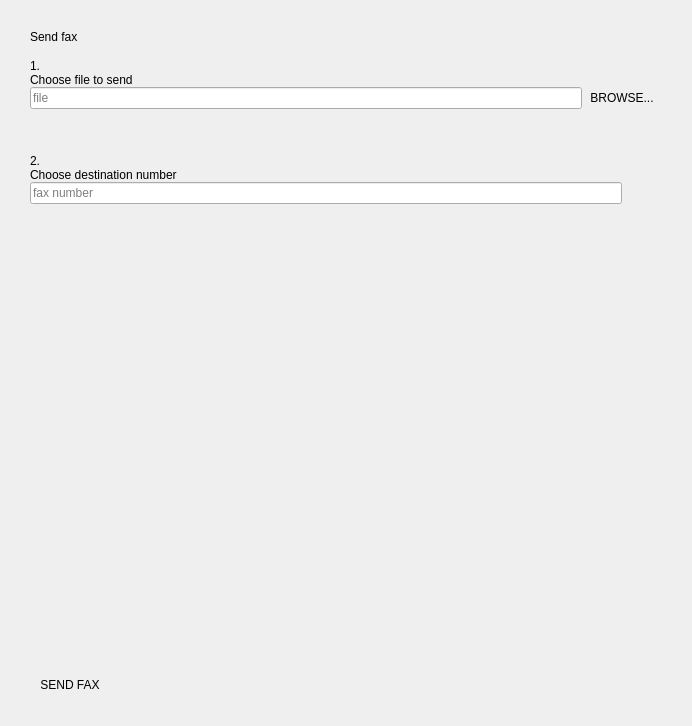
<?xml version="1.0" encoding="UTF-8"?>
<ui version="4.0">
 <class>FaxWidget</class>
 <widget class="QWidget" name="FaxWidget">
  <property name="geometry">
   <rect>
    <x>0</x>
    <y>0</y>
    <width>692</width>
    <height>726</height>
   </rect>
  </property>
  <property name="windowTitle">
   <string notr="true">Form</string>
  </property>
  <property name="styleSheet">
   <string notr="true"/>
  </property>
  <property name="qss_tags" stdset="0">
   <stringlist notr="true">
    <string>xlet_frame</string>
   </stringlist>
  </property>
  <layout class="QVBoxLayout" name="verticalLayout">
   <property name="spacing">
    <number>0</number>
   </property>
   <property name="leftMargin">
    <number>30</number>
   </property>
   <property name="topMargin">
    <number>30</number>
   </property>
   <property name="rightMargin">
    <number>30</number>
   </property>
   <property name="bottomMargin">
    <number>30</number>
   </property>
   <item>
    <widget class="QLabel" name="send_fax_label">
     <property name="text">
      <string>Send fax</string>
     </property>
     <property name="indent">
      <number>0</number>
     </property>
     <property name="qss_tags" stdset="0">
      <stringlist notr="true">
       <string>xlet_h1</string>
      </stringlist>
     </property>
    </widget>
   </item>
   <item>
    <layout class="QVBoxLayout" name="step1_layout">
     <property name="spacing">
      <number>0</number>
     </property>
     <property name="topMargin">
      <number>15</number>
     </property>
     <property name="bottomMargin">
      <number>30</number>
     </property>
     <item>
      <widget class="QLabel" name="step1_label">
       <property name="text">
        <string>1.</string>
       </property>
       <property name="indent">
        <number>0</number>
       </property>
       <property name="qss_tags" stdset="0">
        <stringlist notr="true">
         <string>step_number</string>
        </stringlist>
       </property>
      </widget>
     </item>
     <item>
      <widget class="QLabel" name="choose_file_label">
       <property name="text">
        <string>Choose file to send</string>
       </property>
       <property name="indent">
        <number>0</number>
       </property>
       <property name="qss_tags" stdset="0">
        <stringlist notr="true">
         <string>xlet_h4</string>
        </stringlist>
       </property>
      </widget>
     </item>
     <item>
      <widget class="QFrame" name="file_picker_group">
       <property name="qss_tags" stdset="0">
        <stringlist notr="true">
         <string>input_button</string>
        </stringlist>
       </property>
       <layout class="QHBoxLayout" name="horizontalLayout_2">
        <property name="spacing">
         <number>0</number>
        </property>
        <property name="leftMargin">
         <number>0</number>
        </property>
        <property name="topMargin">
         <number>0</number>
        </property>
        <property name="rightMargin">
         <number>0</number>
        </property>
        <property name="bottomMargin">
         <number>0</number>
        </property>
        <item>
         <widget class="FileNameLineEdit" name="file_name_input">
          <property name="placeholderText">
           <string>file</string>
          </property>
          <property name="qss_tags" stdset="0">
           <stringlist notr="true">
            <string>styled</string>
           </stringlist>
          </property>
         </widget>
        </item>
        <item>
         <widget class="QPushButton" name="file_browse_button">
          <property name="text">
           <string>BROWSE...</string>
          </property>
          <property name="flat">
           <bool>true</bool>
          </property>
          <property name="qss_tags" stdset="0">
           <stringlist notr="true">
            <string>black</string>
            <string>styled</string>
           </stringlist>
          </property>
         </widget>
        </item>
       </layout>
      </widget>
     </item>
    </layout>
   </item>
   <item>
    <layout class="QVBoxLayout" name="step2_layout">
     <property name="spacing">
      <number>0</number>
     </property>
     <property name="topMargin">
      <number>15</number>
     </property>
     <item>
      <widget class="QLabel" name="step2_label">
       <property name="text">
        <string>2.</string>
       </property>
       <property name="indent">
        <number>0</number>
       </property>
       <property name="qss_tags" stdset="0">
        <stringlist notr="true">
         <string>step_number</string>
        </stringlist>
       </property>
      </widget>
     </item>
     <item>
      <widget class="QLabel" name="choose_number_label">
       <property name="text">
        <string>Choose destination number</string>
       </property>
       <property name="indent">
        <number>0</number>
       </property>
       <property name="qss_tags" stdset="0">
        <stringlist notr="true">
         <string>xlet_h4</string>
        </stringlist>
       </property>
      </widget>
     </item>
     <item>
      <widget class="QFrame" name="fax_number_group">
       <property name="qss_tags" stdset="0">
        <stringlist notr="true">
         <string>input_button</string>
        </stringlist>
       </property>
       <layout class="QHBoxLayout" name="horizontalLayout">
        <property name="spacing">
         <number>0</number>
        </property>
        <property name="leftMargin">
         <number>0</number>
        </property>
        <property name="topMargin">
         <number>0</number>
        </property>
        <property name="rightMargin">
         <number>0</number>
        </property>
        <property name="bottomMargin">
         <number>0</number>
        </property>
        <item>
         <widget class="QLineEdit" name="fax_number_input">
          <property name="placeholderText">
           <string>fax number</string>
          </property>
          <property name="qss_tags" stdset="0">
           <stringlist notr="true">
            <string>styled</string>
           </stringlist>
          </property>
         </widget>
        </item>
        <item>
         <widget class="QPushButton" name="fax_number_search_button">
          <property name="text">
           <string/>
          </property>
          <property name="icon">
           <iconset resource="../../../wazoclient.qrc">
            <normaloff>:/images/search-regular.svg</normaloff>:/images/search-regular.svg</iconset>
          </property>
          <property name="iconSize">
           <size>
            <width>13</width>
            <height>13</height>
           </size>
          </property>
          <property name="flat">
           <bool>true</bool>
          </property>
          <property name="qss_tags" stdset="0">
           <stringlist notr="true">
            <string>black</string>
            <string>styled</string>
           </stringlist>
          </property>
         </widget>
        </item>
       </layout>
      </widget>
     </item>
    </layout>
   </item>
   <item>
    <spacer name="verticalSpacer">
     <property name="orientation">
      <enum>Qt::Vertical</enum>
     </property>
     <property name="sizeType">
      <enum>QSizePolicy::MinimumExpanding</enum>
     </property>
     <property name="sizeHint" stdset="0">
      <size>
       <width>20</width>
       <height>40</height>
      </size>
     </property>
    </spacer>
   </item>
   <item>
    <layout class="QHBoxLayout" name="send_layout">
     <property name="spacing">
      <number>10</number>
     </property>
     <item>
      <widget class="QPushButton" name="send_fax_button">
       <property name="maximumSize">
        <size>
         <width>16777215</width>
         <height>16777215</height>
        </size>
       </property>
       <property name="text">
        <string>SEND FAX</string>
       </property>
       <property name="flat">
        <bool>true</bool>
       </property>
       <property name="qss_tags" stdset="0">
        <stringlist notr="true">
         <string>orange</string>
         <string>styled</string>
        </stringlist>
       </property>
      </widget>
     </item>
     <item>
      <widget class="QLabel" name="status_icon">
       <property name="text">
        <string notr="true"/>
       </property>
      </widget>
     </item>
     <item>
      <widget class="QLabel" name="status_text">
       <property name="text">
        <string notr="true"/>
       </property>
       <property name="xlet_p" stdset="0">
        <stringlist/>
       </property>
      </widget>
     </item>
     <item>
      <spacer name="horizontalSpacer">
       <property name="orientation">
        <enum>Qt::Horizontal</enum>
       </property>
       <property name="sizeType">
        <enum>QSizePolicy::MinimumExpanding</enum>
       </property>
       <property name="sizeHint" stdset="0">
        <size>
         <width>40</width>
         <height>20</height>
        </size>
       </property>
      </spacer>
     </item>
    </layout>
   </item>
  </layout>
 </widget>
 <customwidgets>
  <customwidget>
   <class>FileNameLineEdit</class>
   <extends>QLineEdit</extends>
   <header location="global">xletlib/extendedlineedit.h</header>
  </customwidget>
 </customwidgets>
 <tabstops>
  <tabstop>send_fax_button</tabstop>
 </tabstops>
 <resources>
  <include location="../../../wazoclient.qrc"/>
 </resources>
 <connections/>
</ui>
